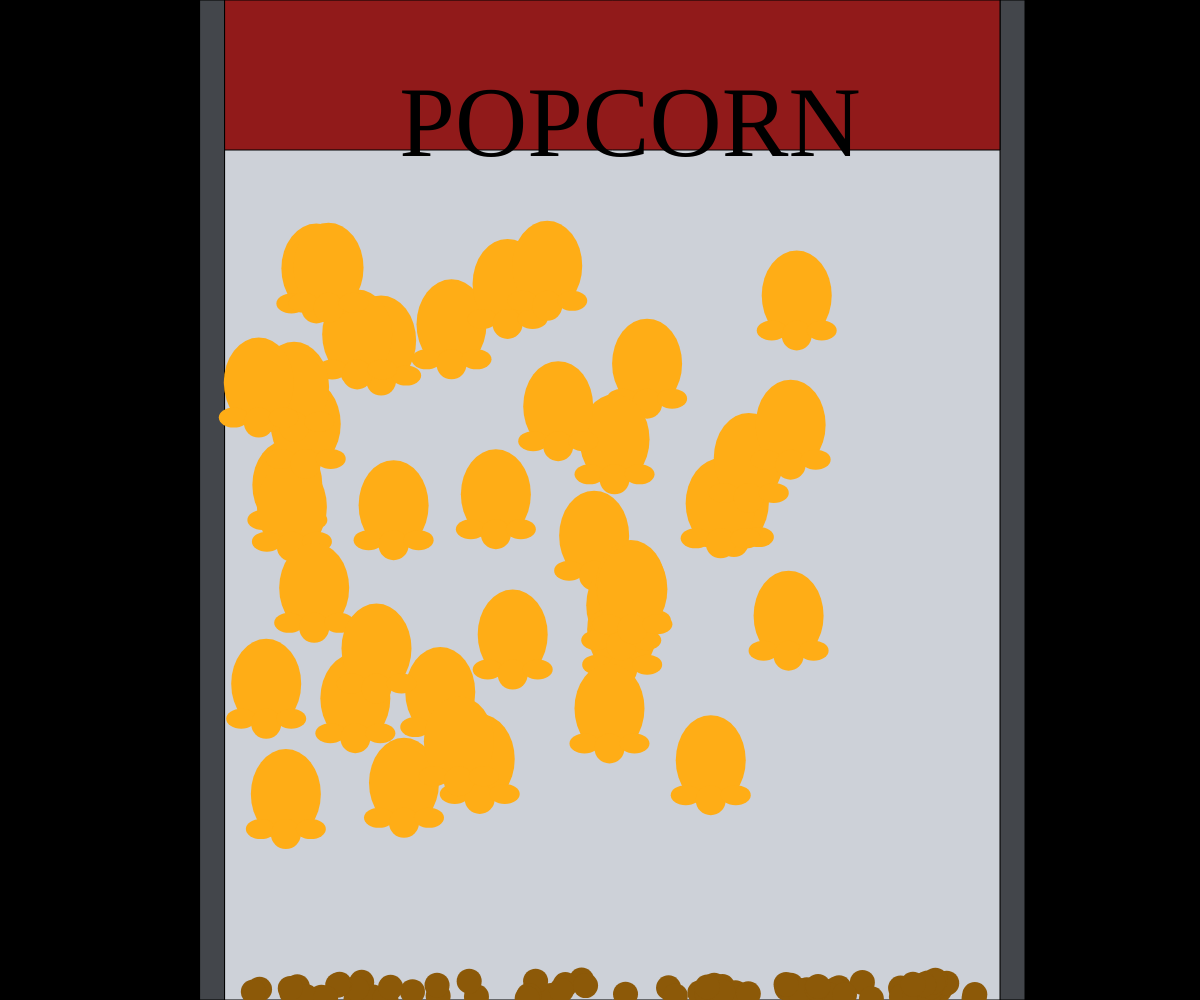
Frame 1 (no input)
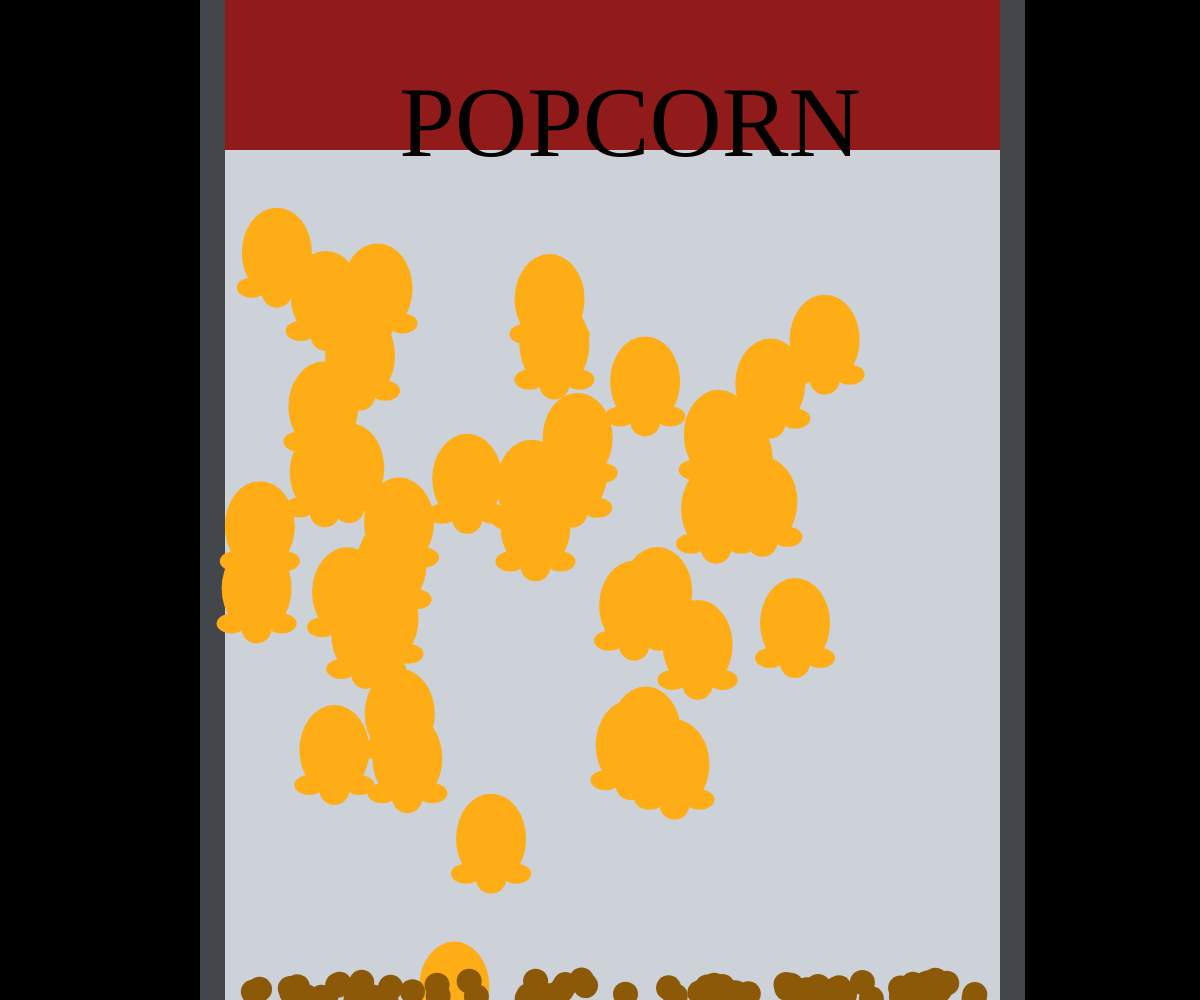
Frame 60 (no input)
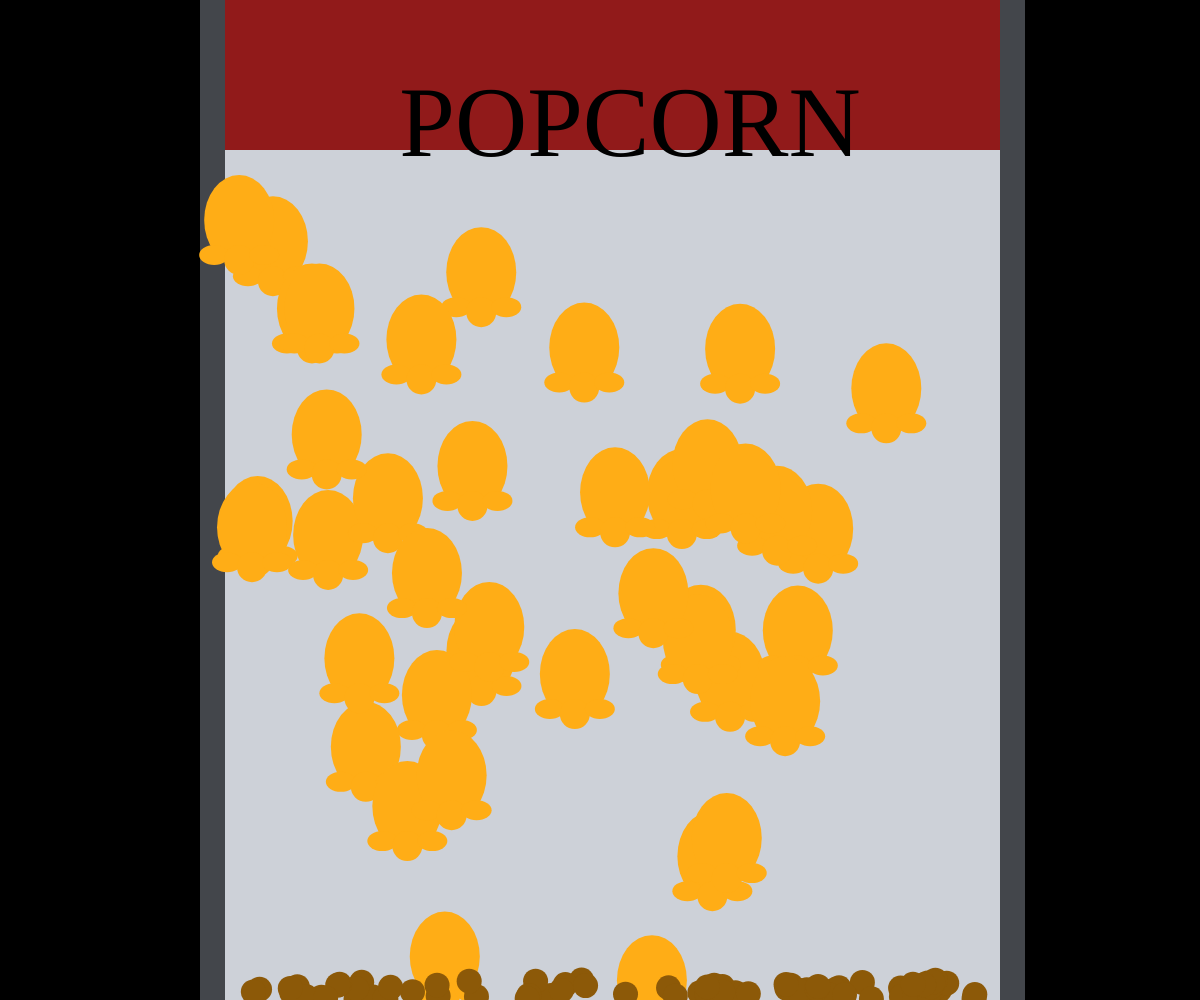
Frame 120 (the mouse pressed at the canvas centre since frame 60)

The p5.js sketch that drew these frames (run headless with seeded random() and noise() and a simulated clock; from frame 60 on, the mouse is pressed at the canvas centre):

// p5.js sketch
// ── sketch.js
var popcorns = [];
var kernels = [];
var HowMany = 40;
var HowMany2 = 70;


function setup() {
	createCanvas(windowWidth, windowHeight);
	background(0);

	for (var i = 0; i < HowMany; i++){	  
      popcorns[i] = new Popcorn(random((width/6)+50, (4*(width/6))),random(250, height-200),90,random(-3,3));	
	}
	
	for (var i = 0; i < HowMany2; i++){	  
	kernels[i] = new Kernel(random((width/6)+50, (5*(width/6))-25),random(height-20, height),25);	
	}
	
}



function draw() {
	background (0);

	popcornMachine();

	textFont("Broadway");
  fill(0);
  textSize(100);
	textAlign (CENTER, CENTER);
  text("POPCORN", width/2-70, 30, 200, 200);
	
	for (var i = 0; i < HowMany; i++){
		     popcorns[i].move();
	      popcorns[i].display();
				//popcorns[i].y++;
	}
	
	for (var i = 0; i < HowMany2; i++) {
		kernels[i].display();
	}
}
	
function Kernel (X,Y,Diameter) {
	this.x = X,
	this.y = Y,
	this.diameter = Diameter,
		
	this.display = function () {
		fill (140, 89, 8);
		ellipse (this.x, this.y, this.diameter, this.diameter);
	}
}

	
	function Popcorn(X,Y,Diameter,Step) {
		    this.x = X
	 	    this.y = Y
		    this.diameter= Diameter;
		    this.Step = Step;
		
				
	   this.move = function() {
			 this.x = (this.x + this.Step)
			 if ((this.x <= (width/6)+25) || (this.x >= (5*(width/6))-25)) {
				 this.Step = -1*this.Step;
			 }
			 
	     this.y = (this.y +this.Step)
			 
			 if ((this.y <= 200) || (this.y >= height)) {
				 this.Step = -1*this.Step;
			 }
			 this.x = this.x + random(-3,3);
			 this.y = this.y + random(-3,3);
	  } //closes this.move
					
    this.display = function() {
			fill (255, 173, 22);
			noStroke();
			ellipse (this.x, this.y, this.diameter-20, this.diameter);
			ellipse (this.x-25, this.y+35, this.diameter-60, this.diameter-70);
			ellipse (this.x, this.y+40, this.diameter-60, this.diameter-60);
			ellipse (this.x+25, this.y+35, this.diameter-60, this.diameter-70);
		}  //this bracket closes this.display
		
		
	}



function popcornMachine () {
 	fill (67,70,75);
	rect (width/6, 0, 25, height);
	rect (5*(width/6), 0, 25, height);//left wall
	
	fill (205, 209, 216);
	rect ((width/6)+25, 0, (4*(width/6))-25,height);//right wall
	
	fill (145, 26, 26);
	rect ((width/6)+25, 0, (4*(width/6))-25, 150); //top banner
}
